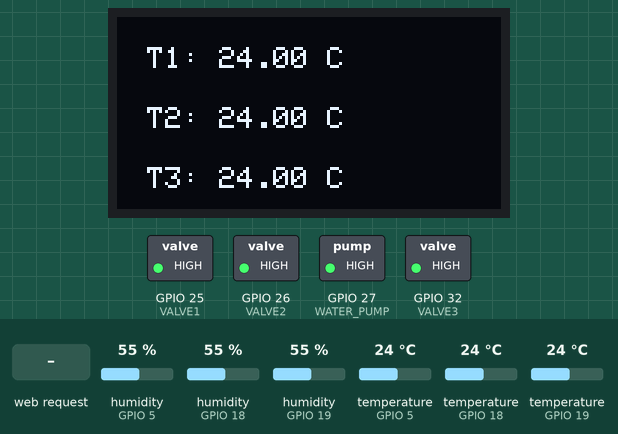
The sketch below on a simulated ESP32. On the bench: 128×64 one-colour display, switched loads named in the sketch (green lamp = pin HIGH). The test bench sets the inputs (shaded band); at power-on: temperature (sensors on GPIO 5, GPIO 18, GPIO 19) 24 °C, humidity (sensors on GPIO 5, GPIO 18, GPIO 19) 55 %. WiFi joins after 1.5 s; servers stay silent unless stated; what the sketch prints to the serial monitor is not drawn.

Above: at 3.2 s.
3.3 s: temperature (sensor on GPIO 5) set to 29 °C
At 6.6 s:
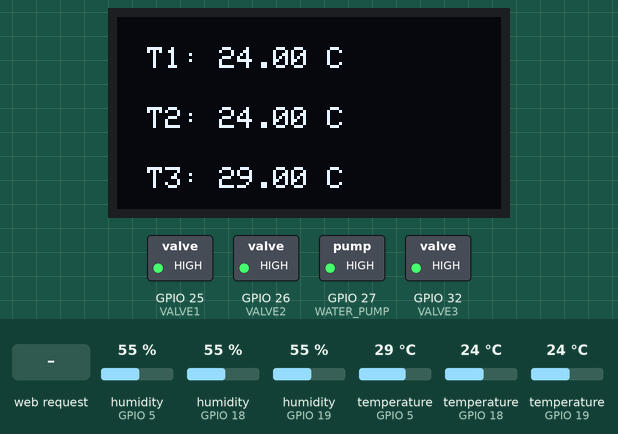
7.2 s: temperature (sensor on GPIO 5) set to 32 °C
At 9.0 s:
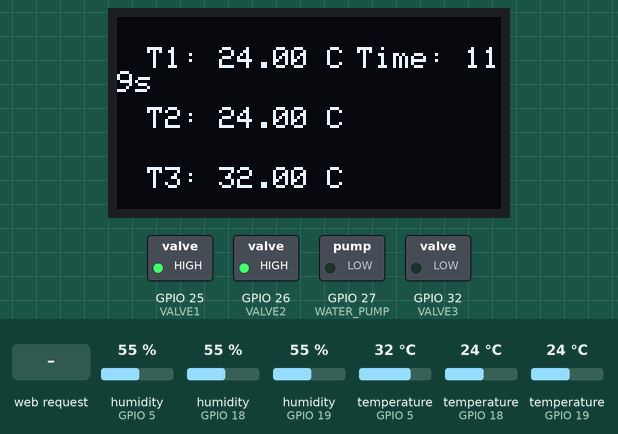
15.0 s: HTTP request GET /off received
At 18.7 s:
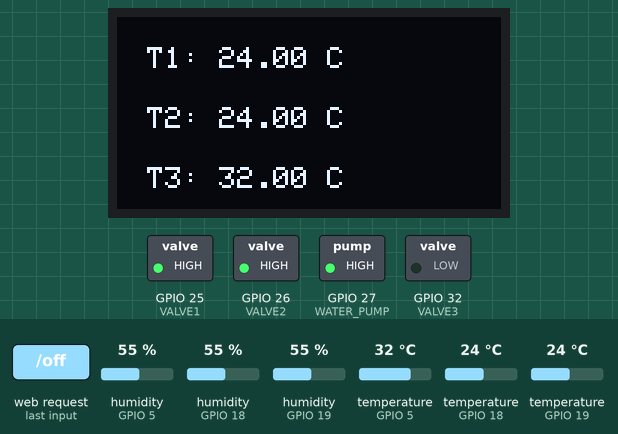
19.1 s: temperature (sensor on GPIO 18) set to 29 °C
At 21.2 s:
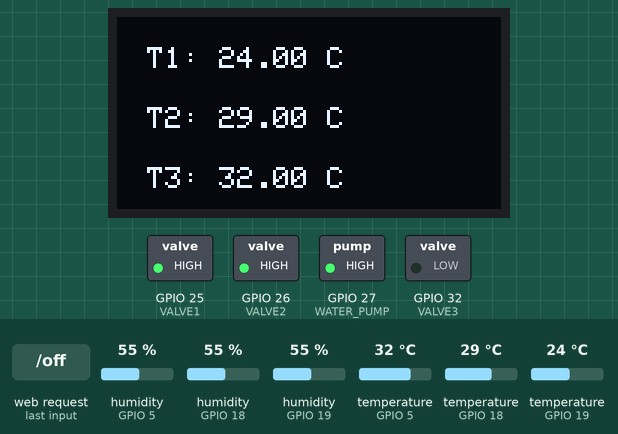
23.0 s: temperature (sensor on GPIO 18) set to 32 °C
At 24.8 s:
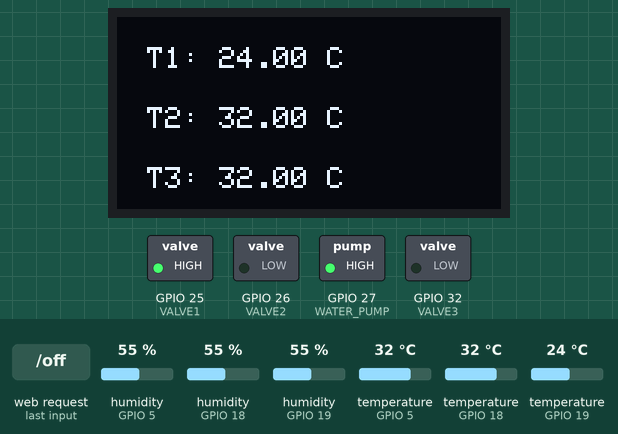
26.9 s: temperature (sensor on GPIO 19) set to 29 °C
At 30.9 s:
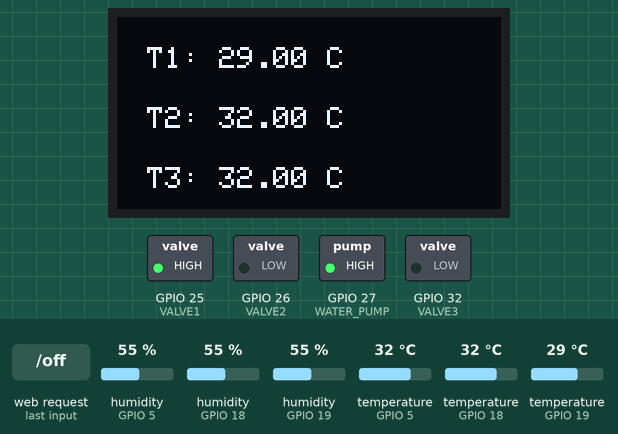
31.5 s: temperature (sensor on GPIO 19) set to 32 °C
Timing chart, 0 to 34.6 s (numbered marks = the images above; inputs shaded):
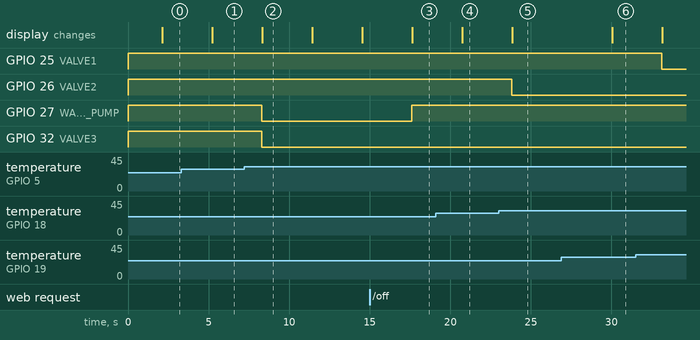

The sketch:

water-sprinkler.ino
```cpp
#include <Wire.h>
#include <Adafruit_GFX.h>
#include <Adafruit_SSD1306.h>
#include <DHT.h>
#include <WiFi.h>
#include <WebServer.h>

// 0.96 Oled Display
#define SCREEN_WIDTH 128
#define SCREEN_HEIGHT 64
#define OLED_RESET -1
#define SCREEN_ADDRESS 0x3C

Adafruit_SSD1306 display(SCREEN_WIDTH, SCREEN_HEIGHT, &Wire, OLED_RESET);

// DHT11
#define DHTPIN1 19
#define DHTPIN2 18
#define DHTPIN3 5
#define DHTTYPE DHT11

DHT dht1(DHTPIN1, DHTTYPE);
DHT dht2(DHTPIN2, DHTTYPE);
DHT dht3(DHTPIN3, DHTTYPE);

// Water pump relay (Active LOW relay)
#define WATER_PUMP 27

// Solenoid valves (Active LOW relays)
#define VALVE1 25
#define VALVE2 26
#define VALVE3 32

// Timer Variables
unsigned long pumpStartTime = 0;
bool pumpRunning = false;
const unsigned long pumpDuration = 120000;  // 120 seconds (2 mins)

// Wi-Fi credentials
const char* ssid = "Your_SSID";
const char* password = "Your_PASSWORD";

// Web server instance
WebServer server(80);

// Manual Control Flags
bool manualControl = false;
bool manualPumpState = false;

void handleRoot() {
    server.send(200, "text/html", "<h1>ESP32 Sprinkler Control</h1><p><a href='/on'>Turn ON</a></p><p><a href='/off'>Turn OFF</a></p><p><a href='/auto'>Automatic Mode</a></p>");
}

void handleOn() {
    manualControl = true;
    manualPumpState = true;
    server.send(200, "text/html", "<h1>Pump Turned ON</h1><p><a href='/'>Back</a></p>");
}

void handleOff() {
    manualControl = true;
    manualPumpState = false;
    server.send(200, "text/html", "<h1>Pump Turned OFF</h1><p><a href='/'>Back</a></p>");
}

void handleAuto() {
    manualControl = false;
    server.send(200, "text/html", "<h1>Automatic Mode Enabled</h1><p><a href='/'>Back</a></p>");
}

void setup() {
    Serial.begin(9600);

    // Initialize OLED
    if (!display.begin(SSD1306_SWITCHCAPVCC, SCREEN_ADDRESS)) {
        Serial.println(F("SSD1306 allocation failed"));
        while (1);
    }

    // Initialize DHT sensors
    dht1.begin();
    dht2.begin();
    dht3.begin();

    // Initialize water pump and solenoids as OUTPUT
    pinMode(WATER_PUMP, OUTPUT);
    pinMode(VALVE1, OUTPUT);
    pinMode(VALVE2, OUTPUT);
    pinMode(VALVE3, OUTPUT);

    // Ensure all relays are OFF initially (Active LOW setup)
    digitalWrite(WATER_PUMP, HIGH);
    digitalWrite(VALVE1, HIGH);
    digitalWrite(VALVE2, HIGH);
    digitalWrite(VALVE3, HIGH);

    display.clearDisplay();
    display.setTextSize(1);
    display.setTextColor(WHITE);

    // Connect to Wi-Fi
    WiFi.begin(ssid, password);
    Serial.print("Connecting to WiFi");
    while (WiFi.status() != WL_CONNECTED) {
        delay(1000);
        Serial.print(".");
    }
    Serial.println("Connected!");
    Serial.println(WiFi.localIP());

    // Setup web server routes
    server.on("/", handleRoot);
    server.on("/on", handleOn);
    server.on("/off", handleOff);
    server.on("/auto", handleAuto);
    server.begin();
}

void loop() {
    server.handleClient();
    float temp1 = dht1.readTemperature();
    float temp2 = dht2.readTemperature();
    float temp3 = dht3.readTemperature();

    if (isnan(temp1) || isnan(temp2) || isnan(temp3)) {
        Serial.println("Failed to read from one or more DHT sensors!");
        return;
    }

    Serial.print("Temp1: "); Serial.print(temp1);
    Serial.print(" °C, Temp2: "); Serial.print(temp2);
    Serial.print(" °C, Temp3: "); Serial.print(temp3);
    Serial.println(" °C");

    // Automatic Control
    if (!manualControl) {
        bool tempHigh = (temp1 > 30 || temp2 > 30 || temp3 > 30);
        if (tempHigh && !pumpRunning) {
            pumpRunning = true;
            pumpStartTime = millis();
        }
        if (!tempHigh || (millis() - pumpStartTime >= pumpDuration)) {
            pumpRunning = false;
        }
    } else {
        pumpRunning = manualPumpState;
    }

    // Control the pump and valves
    digitalWrite(WATER_PUMP, pumpRunning ? LOW : HIGH);
    digitalWrite(VALVE1, temp1 > 30 ? LOW : HIGH);
    digitalWrite(VALVE2, temp2 > 30 ? LOW : HIGH);
    digitalWrite(VALVE3, temp3 > 30 ? LOW : HIGH);

    Serial.println(pumpRunning ? "Water Pump: ON" : "Water Pump: OFF");

    // Display Information
    display.clearDisplay();
    display.setCursor(10, 10);
    display.print("T1: "); display.print(temp1); display.print(" C");
    display.setCursor(10, 30);
    display.print("T2: "); display.print(temp2); display.print(" C");
    display.setCursor(10, 50);
    display.print("T3: "); display.print(temp3); display.print(" C");

    if (pumpRunning) {
        unsigned long remainingTime = (pumpStartTime + pumpDuration - millis()) / 1000;
        display.setCursor(80, 10);
        display.print("Time: ");
        display.print(remainingTime);
        display.print("s");
    }

    display.display();
    delay(3000);
}
```

Measured:
- the behaviour switches between 30 and 31 °C on temperature (sensor on GPIO 5) (found by bisection; images 1 and 2)
- the behaviour switches between 30 and 31 °C on temperature (sensor on GPIO 18) (found by bisection; images 4 and 5)
- after the input at 3.3 s, the display: changes after 1.9 s (image 1)
- after the input at 7.2 s, GPIO 27 (WATER_PUMP), GPIO 32 (VALVE3): HIGH → LOW after 1.1 s; the display: changes after 1.1 s (image 2)
- after the input at 15.0 s, GPIO 27 (WATER_PUMP): LOW → HIGH after 2.6 s; the display: changes after 2.6 s (image 3)
- after the input at 19.1 s, the display: changes after 1.6 s (image 4)
- after the input at 23.0 s, GPIO 26 (VALVE2): HIGH → LOW after 0.82 s; the display: changes after 0.85 s (image 5)
- after the input at 26.9 s, the display: changes after 3.2 s (image 6)
- after the input at 31.5 s, GPIO 25 (VALVE1): HIGH → LOW after 1.6 s
